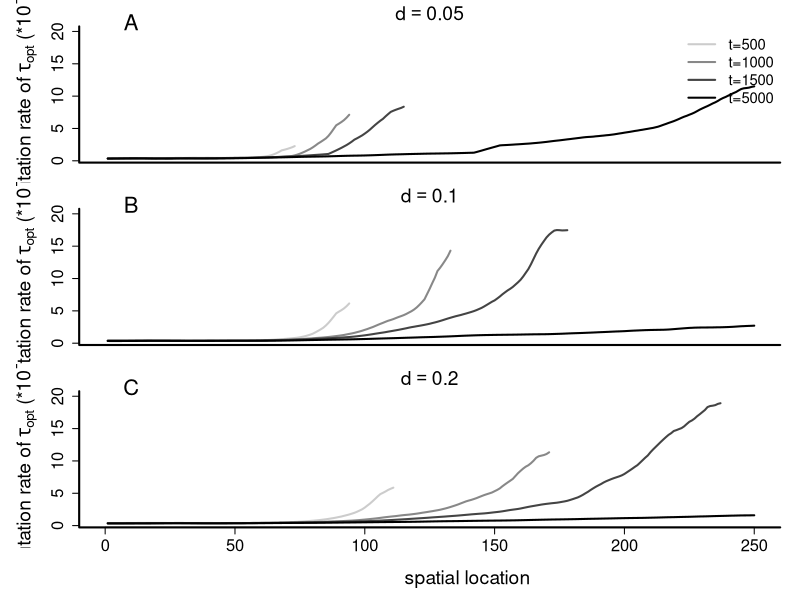

The R script that drew this image:
require(caTools)

evol_d005 <- as.matrix(read.table("disp_005/processed_results/evol.txt"))
cnts_d005 <- as.matrix(read.table("disp_005/processed_results/cnts.txt"))
evol_d01  <- as.matrix(read.table("disp_01/processed_results/evol.txt"))
cnts_d01 <- as.matrix(read.table("disp_01/processed_results/cnts.txt"))
evol_d02  <- as.matrix(read.table("disp_02/processed_results/evol.txt"))
cnts_d02 <- as.matrix(read.table("disp_02/processed_results/cnts.txt"))

x11(width=3.75,height=10)

wd <- 10

ts <- c(5,10,15,50)
cols <- gray(seq(0.8,0,len=length(ts)))
cntbreak <- 20

par(mfrow=c(3,1),bty="l",mar=c(1.5,6,2,1.5),lwd=2,cex.axis=1.5,cex.lab=1.75,oma=c(4,0,0,0))

plot(1,1,type="n",xlab="",ylab=expression(paste("mutation rate of ",tau[opt]," (*",10^-4,")",sep="")),xlim=c(0,250),ylim=c(.5,20),xaxt="n",
	 main=expression(d==0.05),cex.main=1.75)
#axis(side=1,labels=F)

for (t in 1:length(ts)) {

	m <- as.numeric(evol_d005[ts[t],][which(cnts_d005[ts[t],]>=cntbreak)])
	if (length(which(m==0))>0) {m <- m[-which(m==0)]}

	lines(runmean(10000*10^-m,wd),col=cols[t])
}
text(10,par("usr")[[4]]*1.03,"A",xpd=T,cex=2)

legend("topright",col=cols,bty="n",cex=1.35,lwd=2,c("t=500","t=1000","t=1500","t=5000"))

plot(1,1,type="n",xlab="",ylab=expression(paste("mutation rate of ",tau[opt]," (*",10^-4,")",sep="")),xlim=c(0,250),ylim=c(.5,20),xaxt="n",
	 main=expression(d==0.1),cex.main=1.75)
#axis(side=1,labels=F)

for (t in 1:length(ts)) {

	m <- as.numeric(evol_d01[ts[t],][which(cnts_d01[ts[t],]>=cntbreak)])
	if (length(which(m==0))>0) {m <- m[-which(m==0)]}

	lines(runmean(10000*10^-m,wd),col=cols[t])
}
text(10,par("usr")[[4]]*1.03,"B",xpd=T,cex=2)


plot(1,1,type="n",xlab="",ylab=expression(paste("mutation rate of ",tau[opt]," (*",10^-4,")",sep="")),xlim=c(0,250),ylim=c(.5,20),
	 main=expression(d==0.2),cex.main=1.75)
#axis(side=1,labels=T)

for (t in 1:length(ts)) {

	m <- as.numeric(evol_d02[ts[t],][which(cnts_d02[ts[t],]>=cntbreak)])
	if (length(which(m==0))>0) {m <- m[-which(m==0)]}

	lines(runmean(10000*10^-m,wd),col=cols[t])
}
text(10,par("usr")[[4]]*1.03,"C",xpd=T,cex=2)

title(xlab="spatial location", outer=T, line=2, adj=0.6)

dev.copy2eps(file="figure_3.eps", title="Cobben & Kubisch - Figure 3")
